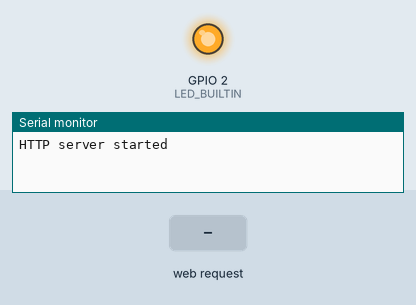
This sketch was run on a simulated ESP8266 (NodeMCU). Shown: output pins drawn as LEDs (lit = HIGH, except the on-board LED, lit = LOW), the last lines printed to the serial monitor. The test bench sets the inputs (shaded band).

Above: at 1.4 s.
1.5 s: HTTP request GET /ledon received
At 2.0 s:
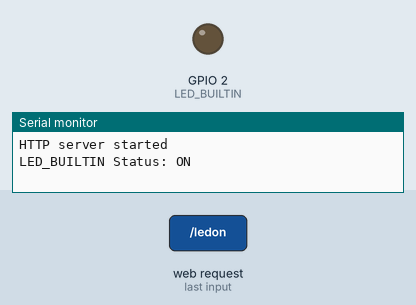
3.0 s: HTTP request GET / received
At 4.3 s:
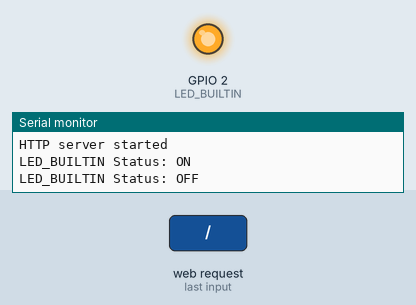
Timing chart, 0 to 6.0 s (numbered marks = the images above; inputs shaded):
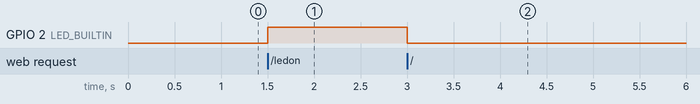

The sketch:

IRServer_APmode.ino
```cpp
#include <ESP8266WiFi.h>
#include <ESP8266WebServer.h>

/* Put your SSID & Password */
const char* ssid = "Mr. WiFi";  // Enter SSID here
const char* password = "12345678";  //Enter Password here

IPAddress local_ip(192,168,1,1);
IPAddress gateway(192,168,1,1);
IPAddress subnet(255,255,255,0);

ESP8266WebServer server(80);

bool LEDstatus = LOW;

void setup() {
  Serial.begin(115200);
  delay(100);

  pinMode(LED_BUILTIN, OUTPUT);

  WiFi.softAP(ssid, password);
  WiFi.softAPConfig(local_ip, gateway, subnet);
  delay(100);

  server.on("/", handle_OnConnect);
  server.on("/ledon", handle_ledon);
  server.on("/ledoff", handle_ledoff);
  server.onNotFound(handle_NotFound);

  server.begin();
  Serial.println("HTTP server started");
}
void loop() {
  server.handleClient();

  if(LEDstatus) {
    digitalWrite(LED_BUILTIN, HIGH);
  } else {
    digitalWrite(LED_BUILTIN, LOW);
  }
}

void handle_OnConnect() {
  LEDstatus = LOW;
  Serial.println("LED_BUILTIN Status: OFF");
  server.send(200, "text/html", SendHTML(LEDstatus));
}

void handle_ledon() {
  LEDstatus = HIGH;
  Serial.println("LED_BUILTIN Status: ON");
  server.send(200, "text/html", SendHTML(true));
}

void handle_ledoff() {
  LEDstatus = LOW;
  Serial.println("LED_BUILTIN Status: OFF");
  server.send(200, "text/html", SendHTML(false));
}

void handle_NotFound(){
  server.send(404, "text/plain", "Not found");
}

String SendHTML(uint8_t ledstat){
  String ptr = "<!DOCTYPE html> <html>\n";
  ptr +="<head><meta name=\"viewport\" content=\"width=device-width, initial-scale=1.0, user-scalable=no\">\n";
  ptr +="<title>LED Controller</title>\n";
  ptr +="<style>html { font-family: Helvetica; display: inline-block; margin: 0px auto; text-align: center;}\n";
  ptr +="body{margin-top: 50px;} h1 {color: #222222;margin: 50px auto 30px;} h3 {color: #222222;margin-bottom: 50px;}\n";
  ptr +=".button {display: block;width: 100px;background-color: #1abc9c;border: none;color: white;padding: 13px 30px;text-decoration: none;font-size: 25px;margin: 0px auto 35px;cursor: pointer;border-radius: 4px;}\n";
  ptr +=".button-on {background-color: #1abc9c;}\n";
  ptr +=".button-on:active {background-color: #16a085;}\n";
  ptr +=".button-off {background-color: #34495e;}\n";
  ptr +=".button-off:active {background-color: #2c3e50;}\n";
  ptr +="p {font-size: 14px;color: #888;margin-bottom: 10px;}\n";
  ptr +="</style>\n";
  ptr +="</head>\n";
  ptr +="<body>\n";
  ptr +="<h1>ESP8266 Web Server</h1>\n";
  ptr +="<h3>BUILTIN LED Controller</h3>\n";

   if(ledstat)
  {ptr +="<a class=\"button button-off\" href=\"/ledoff\">OFF</a>\n";}
  else
  {ptr +="<a class=\"button button-on\" href=\"/ledon\">ON</a>\n";}

  ptr +="</body>\n";
  ptr +="</html>\n";
  return ptr;
}
```

Measured:
- after the input at 1.5 s, GPIO 2 (LED_BUILTIN): LOW → HIGH at once
- after the input at 3.0 s, GPIO 2 (LED_BUILTIN): HIGH → LOW at once
